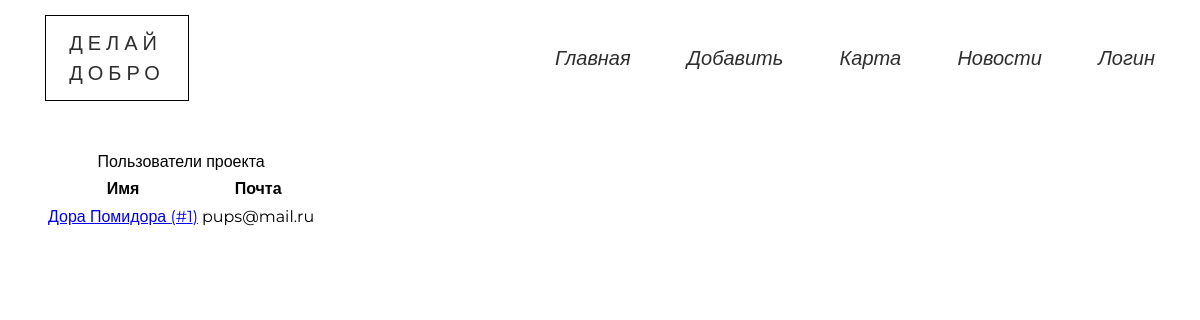
The app's page /users/, older data.
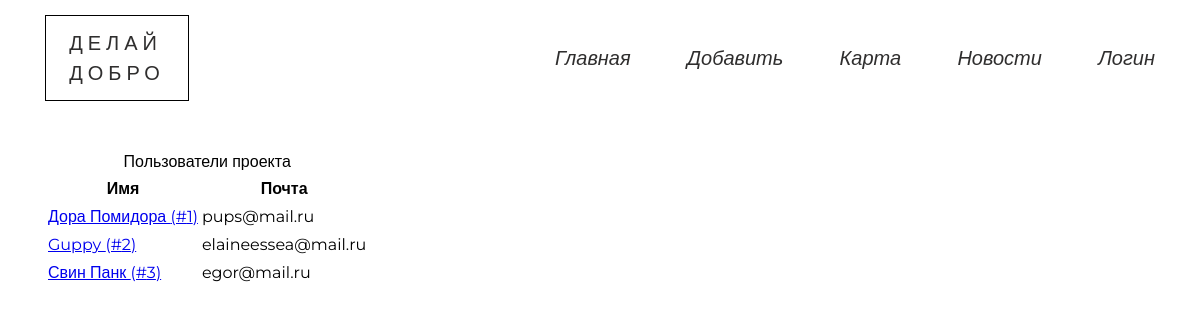
The same page, newer data.
### data/model_users.py (models this page shows, shortened)
class User(SqlAlchemyBase, UserMixin, SerializerMixin):
    __tablename__ = 'users'
    id = sqlalchemy.Column(sqlalchemy.Integer,
                           primary_key=True, autoincrement=True)
    name = sqlalchemy.Column(sqlalchemy.String)
    email = sqlalchemy.Column(sqlalchemy.String)
    type = sqlalchemy.Column(sqlalchemy.Integer)
    last_time_in = sqlalchemy.Column(sqlalchemy.String,
                                     default=time.ctime)
    hashed_password = sqlalchemy.Column(sqlalchemy.String)
    help_count = sqlalchemy.Column(sqlalchemy.Integer)
    events = sqlalchemy.orm.relation("Event", backref="user")
    comments = sqlalchemy.orm.relation("Comment", backref="user")
    photo = sqlalchemy.orm.relation("File", uselist=False)

### blueprints/users.py (the view)
@blueprint.route('/users/', methods=['GET', 'POST'])
def users():
    session = db_session.create_session()
    users = session.query(User).all()
    return render_template('users.html', users=users)

### data/db_session.py (called while the page is built)
def create_session() -> Session:
    global __factory
    return __factory()

### templates/users.html
{% extends 'base.html' %}
{% block content %}
    <div class="container">
    <table class="average-table">
        <caption>Пользователи проекта</caption>
        <thead>
            <th>Имя</th>
            <th>Почта</th>
        </thead>
        <tbody>
            {% for user in users %}
                <tr>
                    <td><a href="/user/{{ user.id }}">{{ user.name }} (#{{ user.id }})</a></td>
                    <td>{{ user.email }}</td>
                </tr>
            {% endfor %}
        </tbody>
    </table>
</div>
{% endblock %}

Row changes from the older to the newer data that the page shows:
added User: name "Guppy", id "2", email "elaineessea@mail.ru"
added User: name "Свин Панк", id "3", email "egor@mail.ru"
